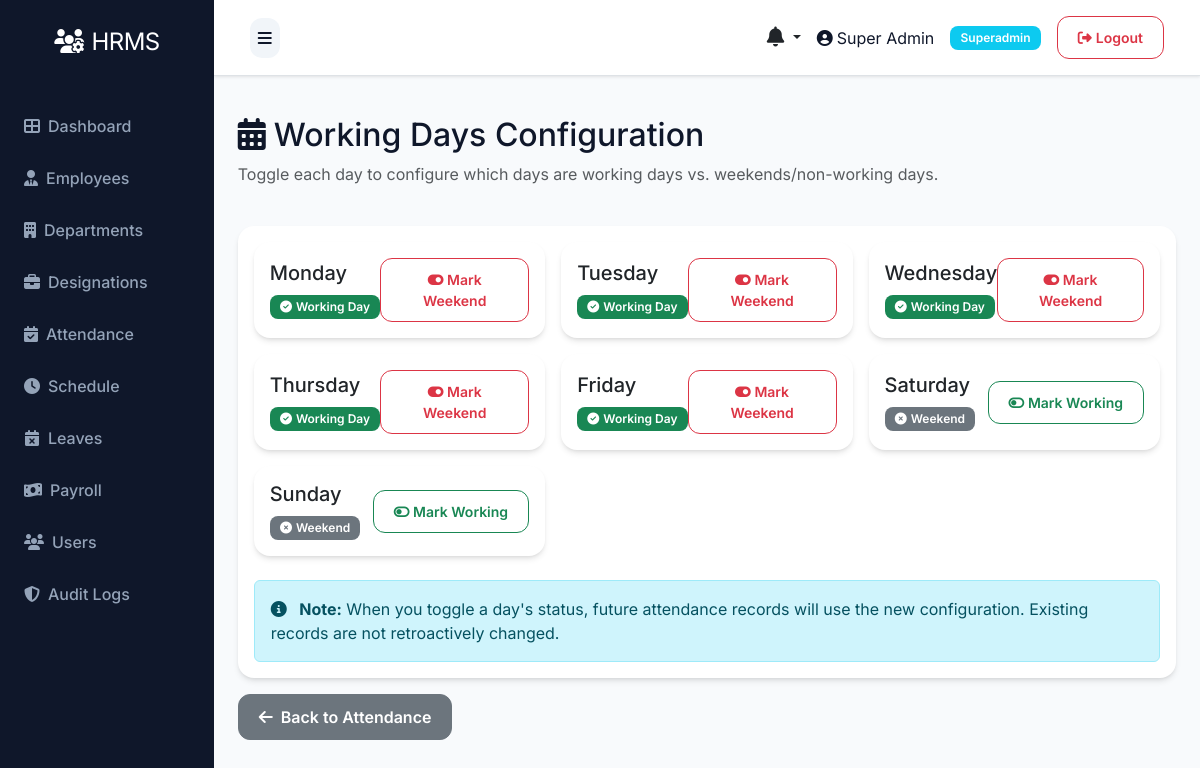
The app's page /attendance/working-days (signed in) with its own data.
### models.py (models this page shows)
class User(UserMixin, db.Model):
    __tablename__ = 'users'
    id = db.Column(db.Integer, primary_key=True)
    role_id = db.Column(db.Integer, db.ForeignKey('roles.id'), nullable=False)
    name = db.Column(db.String(100), nullable=False)
    email = db.Column(db.String(100), unique=True, nullable=False)
    phone = db.Column(db.String(20))
    status = db.Column(db.String(20), default='active')
    password = db.Column(db.String(255), nullable=False)
    remember_token = db.Column(db.String(100))
    email_verified_at = db.Column(db.DateTime)
    created_at = db.Column(db.DateTime, default=datetime.utcnow)
    updated_at = db.Column(db.DateTime, default=datetime.utcnow, onupdate=datetime.utcnow)

class Role(db.Model):
    __tablename__ = 'roles'
    id = db.Column(db.Integer, primary_key=True)
    name = db.Column(db.String(50), unique=True, nullable=False)
    description = db.Column(db.Text)
    created_at = db.Column(db.DateTime, default=datetime.utcnow)
    updated_at = db.Column(db.DateTime, default=datetime.utcnow, onupdate=datetime.utcnow)
    users = db.relationship('User', backref='role', lazy=True)

class WorkingDayConfig(db.Model):
    __tablename__ = 'working_day_configs'
    id = db.Column(db.Integer, primary_key=True)
    weekday = db.Column(db.Integer, nullable=False, unique=True)  # 0-6: Mon-Sun
    day_name = db.Column(db.String(20), nullable=False)  # Monday, Tuesday, ...
    is_working_day = db.Column(db.Boolean, default=True)  # True = working day, False = weekend/non-working
    created_at = db.Column(db.DateTime, default=datetime.utcnow)
    updated_at = db.Column(db.DateTime, default=datetime.utcnow, onupdate=datetime.utcnow)

### routes/attendance.py (the view, shortened to what this page needs)
@bp.route('/working-days')
@login_required
def manage_working_days():
    if not current_user.is_authenticated or current_user.role.name not in ['superadmin', 'hr']:
        flash('Access denied', 'danger')
        return redirect(url_for('auth.login'))
    day_names = ['Monday', 'Tuesday', 'Wednesday', 'Thursday', 'Friday', 'Saturday', 'Sunday']
    configs = []
    for i in range(7):
        config = WorkingDayConfig.query.filter_by(weekday=i).first()
        configs.append(config)
    db.session.commit()
    return render_template('admin/attendance/working_days.html', configs=configs)

### app.py (called while the page is built)
@app.context_processor
def inject_now():
    return {'datetime': datetime}

@login_manager.user_loader
def load_user(user_id):
    try:
        return db.session.get(User, int(user_id))
    except Exception as e:
        app.logger.error(f'Error loading user {user_id}: {str(e)}')
        return None

@app.context_processor
def inject_user():
    pending_leaves = 0
    unread_notifications_count = 0
    recent_notifications = []
    try:
        if current_user.is_authenticated:
            if getattr(current_user, 'role', None) and current_user.role.name in ['superadmin', 'hr']:
                from models import Leave
                pending_leaves = Leave.query.filter_by(status='pending').count()
            unread_notifications_count = Notification.query.filter_by(user_id=current_user.id, is_read=False).count()
            recent_notifications = Notification.query.filter_by(user_id=current_user.id).order_by(Notification.created_at.desc()).limit(5).all()
    except Exception:
        pass
    return dict(current_user=current_user, pending_leaves=pending_leaves, unread_notifications_count=unread_notifications_count, recent_notifications=recent_notifications)

### templates/admin/attendance/working_days.html (shortened to what this page needs)
{% extends "base.html" %}
{% block content %}
<div class="row mb-4">
    <div class="col-12">
        <h2><i class="fas fa-calendar-alt me-2"></i>Working Days Configuration</h2>
        <p class="text-muted">Toggle each day to configure which days are working days vs. weekends/non-working days.</p>
    </div>
</div>
<div class="card">
    <div class="card-body">
        <div class="row g-3">
            {% for config in configs %}
            <div class="col-md-6 col-lg-4">
                <div class="card h-100 {% if config.is_working_day %}border-success{% else %}border-secondary{% endif %}">
                    <div class="card-body d-flex justify-content-between align-items-center">
                        <div>
                            <h5 class="card-title">{{ config.day_name }}</h5>
                            <p class="card-text mb-0">
                                {% if config.is_working_day %}
                                <span class="badge bg-success">
                                    <i class="fas fa-check-circle me-1"></i>Working Day
                                </span>
                                {% else %}
                                <span class="badge bg-secondary">
                                    <i class="fas fa-times-circle me-1"></i>Weekend
                                </span>
                                {% endif %}
                            </p>
                        </div>
                        <form method="post" action="{{ url_for('attendance.toggle_working_day', weekday=config.weekday) }}" style="display: inline;">
                            <button type="submit" class="btn {% if config.is_working_day %}btn-outline-danger{% else %}btn-outline-success{% endif %} btn-sm">
                                {% if config.is_working_day %}
                                <i class="fas fa-toggle-on"></i> Mark Weekend
                                {% else %}
                                <i class="fas fa-toggle-off"></i> Mark Working
                                {% endif %}
                            </button>
                        </form>
                    </div>
                </div>
            </div>
            {% endfor %}
        </div>
        <div class="alert alert-info mt-4 mb-0">
            <i class="fas fa-info-circle me-2"></i>
            <strong>Note:</strong> When you toggle a day's status, future attendance records will use the new configuration.
            Existing records are not retroactively changed.
        </div>
    </div>
</div>
<div class="mt-3">
    <a href="{{ url_for('attendance.index') }}" class="btn btn-secondary">
        <i class="fas fa-arrow-left me-2"></i>Back to Attendance
    </a>
</div>
{% endblock %}

### templates/base.html (shortened to what this page needs)
<!DOCTYPE html>
<html lang="en">
<head>
    <link href="https://cdn.jsdelivr.net/npm/bootstrap@5.3.0/dist/css/bootstrap.min.css" rel="stylesheet">
    <link rel="stylesheet" href="https://cdnjs.cloudflare.com/ajax/libs/font-awesome/6.4.0/css/all.min.css">
    <link rel="stylesheet" href="{{ url_for('static', filename='css/style.css') }}">
</head>
<body>
    {% if current_user.is_authenticated %}
    {% set role_name = (current_user.role.name if current_user.role and current_user.role.name else 'employee') %}
    {% set dashboard_map = {
        'superadmin': 'admin.superadmin_dashboard',
        'admin': 'admin.admin_dashboard',
        'hr': 'admin.hr_dashboard',
        'payroll': 'admin.payroll_dashboard',
        'moderator': 'admin.moderator_dashboard',
        'employee': 'user.dashboard'
    } %}
    {% set dashboard_endpoint = dashboard_map.get(role_name, 'user.dashboard') %}
    <div class="d-flex" id="wrapper">
        <div id="sidebar-wrapper">
            <div class="sidebar-heading text-center">
                <i class="fas fa-users-cog me-2"></i>HRMS
            </div>
            <div class="list-group list-group-flush mt-3">
                <a href="{{ url_for(dashboard_endpoint) }}" class="list-group-item list-group-item-action {{ 'active' if request.endpoint == dashboard_endpoint else '' }}">
                    <i class="fas fa-th-large me-2"></i>Dashboard
                </a>
                {% if role_name in ['superadmin', 'hr'] %}
                <a href="{{ url_for('employee.index') }}" class="list-group-item list-group-item-action {{ 'active' if request.endpoint == 'employee.index' else '' }}">
                    <i class="fas fa-user-tie me-2"></i>Employees
                </a>
                <a href="{{ url_for('department.index') }}" class="list-group-item list-group-item-action {{ 'active' if request.endpoint == 'department.index' else '' }}">
                    <i class="fas fa-building me-2"></i>Departments
                </a>
                <a href="{{ url_for('designation.index') }}" class="list-group-item list-group-item-action {{ 'active' if request.endpoint == 'designation.index' else '' }}">
                    <i class="fas fa-briefcase me-2"></i>Designations
                </a>
                {% endif %}
                {% if role_name in ['superadmin', 'hr'] %}
                <a href="{{ url_for('attendance.index') }}" class="list-group-item list-group-item-action {{ 'active' if request.endpoint == 'attendance.index' else '' }}">
                    <i class="fas fa-calendar-check me-2"></i>Attendance
                </a>
                <a href="{{ url_for('schedule.index') }}" class="list-group-item list-group-item-action {{ 'active' if request.endpoint == 'schedule.index' else '' }}">
                    <i class="fas fa-clock me-2"></i>Schedule
                </a>
                {% endif %}
                {% if role_name in ['superadmin', 'hr'] %}
                <a href="{{ url_for('leave.index') }}" class="list-group-item list-group-item-action {{ 'active' if request.endpoint == 'leave.index' else '' }}">
                    <i class="fas fa-calendar-times me-2"></i>Leaves
                </a>
                {% endif %}
                {% if role_name in ['superadmin', 'hr'] %}
                <a href="{{ url_for('payroll.index') }}" class="list-group-item list-group-item-action {{ 'active' if request.endpoint == 'payroll.index' else '' }}">
                    <i class="fas fa-money-bill-wave me-2"></i>Payroll
                </a>
                {% endif %}
                {% if role_name == 'superadmin' %}
                <a href="{{ url_for('user.index') }}" class="list-group-item list-group-item-action {{ 'active' if request.endpoint == 'user.index' else '' }}">
                    <i class="fas fa-users me-2"></i>Users
                </a>
                <a href="{{ url_for('admin.audit_logs') }}" class="list-group-item list-group-item-action {{ 'active' if request.endpoint == 'admin.audit_logs' else '' }}">
                    <i class="fas fa-shield-alt me-2"></i>Audit Logs
                </a>
                {% endif %}
            </div>
        </div>
        <div id="page-content-wrapper" class="w-100">
            <nav class="navbar navbar-expand-lg navbar-light bg-light border-bottom">
                <div class="container-fluid">
                    <button class="btn btn-primary" id="menu-toggle">
                        <i class="fas fa-bars"></i>
                    </button>
                    <div class="ms-auto d-flex align-items-center">
                        <div class="dropdown me-3">
                            <a class="nav-link dropdown-toggle position-relative text-dark" href="#" id="notificationsDropdown" role="button" data-bs-toggle="dropdown" aria-expanded="false">
                                <i class="fas fa-bell fs-5"></i>
                            </a>
                        </div>
                        <span class="me-3">
                            <i class="fas fa-user-circle me-1"></i>{{ current_user.name }}
                        </span>
                        <span class="badge bg-info me-3">{{ role_name|title }}</span>
                        <a href="{{ url_for('auth.logout') }}" class="btn btn-outline-danger btn-sm">
                            <i class="fas fa-sign-out-alt me-1"></i>Logout
                        </a>
                    </div>
                </div>
            </nav>
            <div class="container-fluid p-4">
                {% block content %}{% endblock %}
            </div>
        </div>
    </div>
    {% endif %}
</body>
</html>

### static/css/style.css (style rules this page uses)
:root { --primary: #6366f1; --primary-hover: #4f46e5; --secondary: #64748b; --success: #22c55e; --danger: #ef4444; --warning: #f59e0b; --info: #06b6d4; --dark: #0f172a; --light: #f8fafc; --white: #ffffff; --glass: rgba(255, 255, 255, 0.7); --glass-border: rgba(255, 255, 255, 0.3); --card-shadow: 0 4px 6px -1px rgb(0 0 0 / 0.1), 0 2px 4px -2px rgb(0 0 0 / 0.1); --card-shadow-hover: 0 10px 15px -3px rgb(0 0 0 / 0.1), 0 4px 6px -4px rgb(0 0 0 / 0.1); --transition: all 0.3s cubic-bezier(0.4, 0, 0.2, 1); }
body { font-family: 'Inter', sans-serif; background-color: #f1f5f9; color: var(--dark); overflow-x: hidden; }
#wrapper { min-height: 100vh; }
#sidebar-wrapper { min-height: 100vh; width: 260px; background: var(--dark); transition: margin 0.3s ease-in-out; box-shadow: 4px 0 10px rgba(0, 0, 0, 0.05); }
#sidebar-wrapper .sidebar-heading { padding: 1.5rem 1.25rem; font-size: 1.5rem; color: var(--white); letter-spacing: -0.025em; }
#page-content-wrapper { min-width: 0; width: 100%; background-color: #f8fafc; }
#sidebar-wrapper .list-group-item { border: none; padding: 0.875rem 1.5rem; background: transparent !important; color: #94a3b8 !important; font-weight: 500; transition: var(--transition); }
.list-group-item { border: none; background-color: transparent; transition: var(--transition); }
.card { border: none; border-radius: 1rem; box-shadow: var(--card-shadow); transition: var(--transition); background: var(--white); }
.btn { border-radius: 0.75rem; padding: 0.625rem 1.25rem; font-weight: 600; transition: var(--transition); }
.btn-primary { background-color: var(--primary); border-color: var(--primary); }
.badge { padding: 0.5em 0.85em; font-weight: 600; border-radius: 0.5rem; }
.navbar { padding: 1rem 1.5rem; background: var(--white) !important; box-shadow: 0 1px 3px 0 rgb(0 0 0 / 0.1); }
#menu-toggle { background: #f1f5f9; border: none; color: var(--dark); padding: 0.5rem; }

### records on screen
User: name "Super Admin"
Role: name "Superadmin"
WorkingDayConfig: day_name "Monday", is_working_day True (drawn)
WorkingDayConfig: day_name "Tuesday", is_working_day True (drawn)
WorkingDayConfig: day_name "Wednesday", is_working_day True (drawn)
WorkingDayConfig: day_name "Thursday", is_working_day True (drawn)
WorkingDayConfig: day_name "Friday", is_working_day True (drawn)
WorkingDayConfig: day_name "Saturday", is_working_day False (drawn)
WorkingDayConfig: day_name "Sunday", is_working_day False (drawn)
